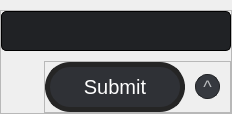
                      <widget class="QWidget" name="tempestAccWid">
                       <property name="layoutDirection">
                        <enum>Qt::LeftToRight</enum>
                       </property>
                       <layout class="QGridLayout" name="gridLayout_4">
                        <property name="leftMargin">
                         <number>0</number>
                        </property>
                        <property name="topMargin">
                         <number>10</number>
                        </property>
                        <property name="rightMargin">
                         <number>0</number>
                        </property>
                        <property name="bottomMargin">
                         <number>0</number>
                        </property>
                        <item row="0" column="0" alignment="Qt::AlignHCenter|Qt::AlignTop">
                         <widget class="QFrame" name="frame_14">
                          <property name="maximumSize">
                           <size>
                            <width>16777215</width>
                            <height>16777215</height>
                           </size>
                          </property>
                          <property name="layoutDirection">
                           <enum>Qt::LeftToRight</enum>
                          </property>
                          <property name="frameShape">
                           <enum>QFrame::StyledPanel</enum>
                          </property>
                          <property name="frameShadow">
                           <enum>QFrame::Raised</enum>
                          </property>
                          <layout class="QVBoxLayout" name="verticalLayout_11">
                           <property name="spacing">
                            <number>10</number>
                           </property>
                           <property name="leftMargin">
                            <number>0</number>
                           </property>
                           <property name="topMargin">
                            <number>0</number>
                           </property>
                           <property name="rightMargin">
                            <number>0</number>
                           </property>
                           <property name="bottomMargin">
                            <number>0</number>
                           </property>
                           <item>
                            <widget class="QLineEdit" name="accLE">
                             <property name="sizePolicy">
                              <sizepolicy hsizetype="Preferred" vsizetype="Preferred">
                               <horstretch>0</horstretch>
                               <verstretch>0</verstretch>
                              </sizepolicy>
                             </property>
                             <property name="minimumSize">
                              <size>
                               <width>230</width>
                               <height>40</height>
                              </size>
                             </property>
                             <property name="maximumSize">
                              <size>
                               <width>230</width>
                               <height>40</height>
                              </size>
                             </property>
                             <property name="styleSheet">
                              <string notr="true">border-radius:5px;
background-color:rgb(32, 34, 37);
border:1px solid black;
color:white;
font:12pt;</string>
                             </property>
                             <property name="text">
                              <string/>
                             </property>
                             <property name="maxLength">
                              <number>48</number>
                             </property>
                             <property name="alignment">
                              <set>Qt::AlignCenter</set>
                             </property>
                             <property name="clearButtonEnabled">
                              <bool>false</bool>
                             </property>
                            </widget>
                           </item>
                           <item alignment="Qt::AlignRight">
                            <widget class="QFrame" name="frame_15">
                             <property name="minimumSize">
                              <size>
                               <width>0</width>
                               <height>0</height>
                              </size>
                             </property>
                             <property name="frameShape">
                              <enum>QFrame::StyledPanel</enum>
                             </property>
                             <property name="frameShadow">
                              <enum>QFrame::Raised</enum>
                             </property>
                             <layout class="QHBoxLayout" name="horizontalLayout_10">
                              <property name="spacing">
                               <number>10</number>
                              </property>
                              <property name="leftMargin">
                               <number>0</number>
                              </property>
                              <property name="topMargin">
                               <number>0</number>
                              </property>
                              <property name="rightMargin">
                               <number>10</number>
                              </property>
                              <property name="bottomMargin">
                               <number>0</number>
                              </property>
                              <item>
                               <widget class="QPushButton" name="subAccInput">
                                <property name="sizePolicy">
                                 <sizepolicy hsizetype="Preferred" vsizetype="Preferred">
                                  <horstretch>0</horstretch>
                                  <verstretch>0</verstretch>
                                 </sizepolicy>
                                </property>
                                <property name="minimumSize">
                                 <size>
                                  <width>140</width>
                                  <height>50</height>
                                 </size>
                                </property>
                                <property name="maximumSize">
                                 <size>
                                  <width>140</width>
                                  <height>50</height>
                                 </size>
                                </property>
                                <property name="cursor">
                                 <cursorShape>PointingHandCursor</cursorShape>
                                </property>
                                <property name="styleSheet">
                                 <string notr="true">QPushButton {
background-color: rgb(47, 49, 54);
border:5px solid rgb(37, 37, 37);
border-radius:25px;
color:white;
font:15pt;
}
QPushButton:hover {
background-color:rgb(37, 37, 37);

}</string>
                                </property>
                                <property name="text">
                                 <string>Submit</string>
                                </property>
                               </widget>
                              </item>
                              <item>
                               <widget class="QPushButton" name="hideAccInput">
                                <property name="sizePolicy">
                                 <sizepolicy hsizetype="Preferred" vsizetype="Preferred">
                                  <horstretch>0</horstretch>
                                  <verstretch>0</verstretch>
                                 </sizepolicy>
                                </property>
                                <property name="minimumSize">
                                 <size>
                                  <width>25</width>
                                  <height>25</height>
                                 </size>
                                </property>
                                <property name="maximumSize">
                                 <size>
                                  <width>25</width>
                                  <height>25</height>
                                 </size>
                                </property>
                                <property name="cursor">
                                 <cursorShape>PointingHandCursor</cursorShape>
                                </property>
                                <property name="layoutDirection">
                                 <enum>Qt::RightToLeft</enum>
                                </property>
                                <property name="styleSheet">
                                 <string notr="true">QPushButton {
color:rgb(185, 187, 190);
background-color:rgb(54, 57, 63);
border-radius:12px;
font:18px;
border:1px solid rgb(32, 34, 37);
}
QPushButton:hover {
background-color:rgb(32, 34, 37);
font:19px;
}
QPushButton:pressed {
border-width: 2px;
font:17px;
}</string>
                                </property>
                                <property name="text">
                                 <string>^</string>
                                </property>
                               </widget>
                              </item>
                             </layout>
                            </widget>
                           </item>
                          </layout>
                         </widget>
                        </item>
                       </layout>
                      </widget>
